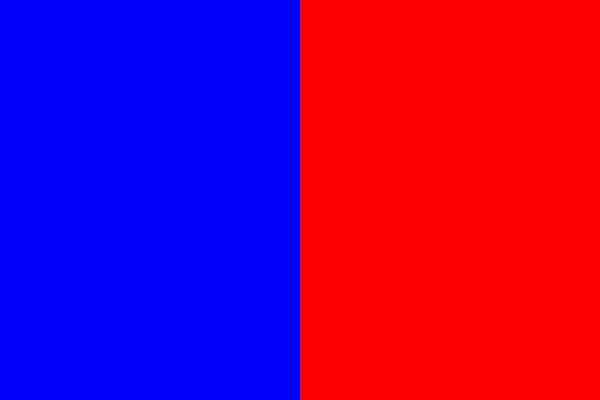
Frame 1 (no input)
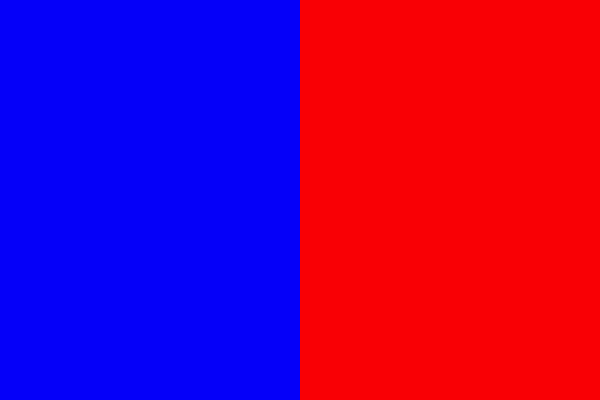
Frame 60 (the mouse pressed at the canvas centre just before this capture)
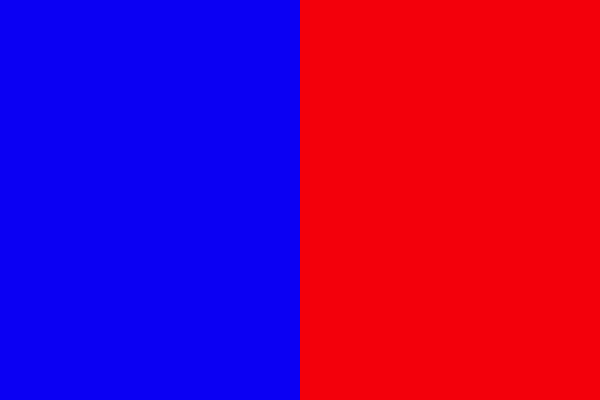
Frame 120 (the mouse held since frame 60 and released just before this capture)

The Processing sketch that drew these frames (run headless with seeded random() and noise(); from frame 60 on, the mouse is pressed at the canvas centre):

// Processing sketch: processing_2468
// ── processing_2468.pde

/*
Colour Change
Daria Lanz
daria@darialanz.com
Learning Processing
June 2009
*/


float c1 = 0;
float c2 = 255;

float c1dir = 0.1;
float c2dir = -0.1;

void setup() {
  size(600,400);
};

void draw() {
  
  noStroke();
  
  //Draw a rectangle on the left
  fill(c1,0,c2);
  rect(0,0,width/2, height);
  
  //Draw rectangle on right
  fill(c2,0,c1);
  rect(300,0,width/2,height);
  
  //Adjust colour values
  c1=c1+c1dir;
  c2=c2+c2dir;
  
  //Reverse direction of colour change
  if (c1 < 0 || c1 >255) {
    c1dir *= -1;
  };
  
  if (c2 < 0 || c2 > 255) {
    c2dir *= -1;
  };
  
};
